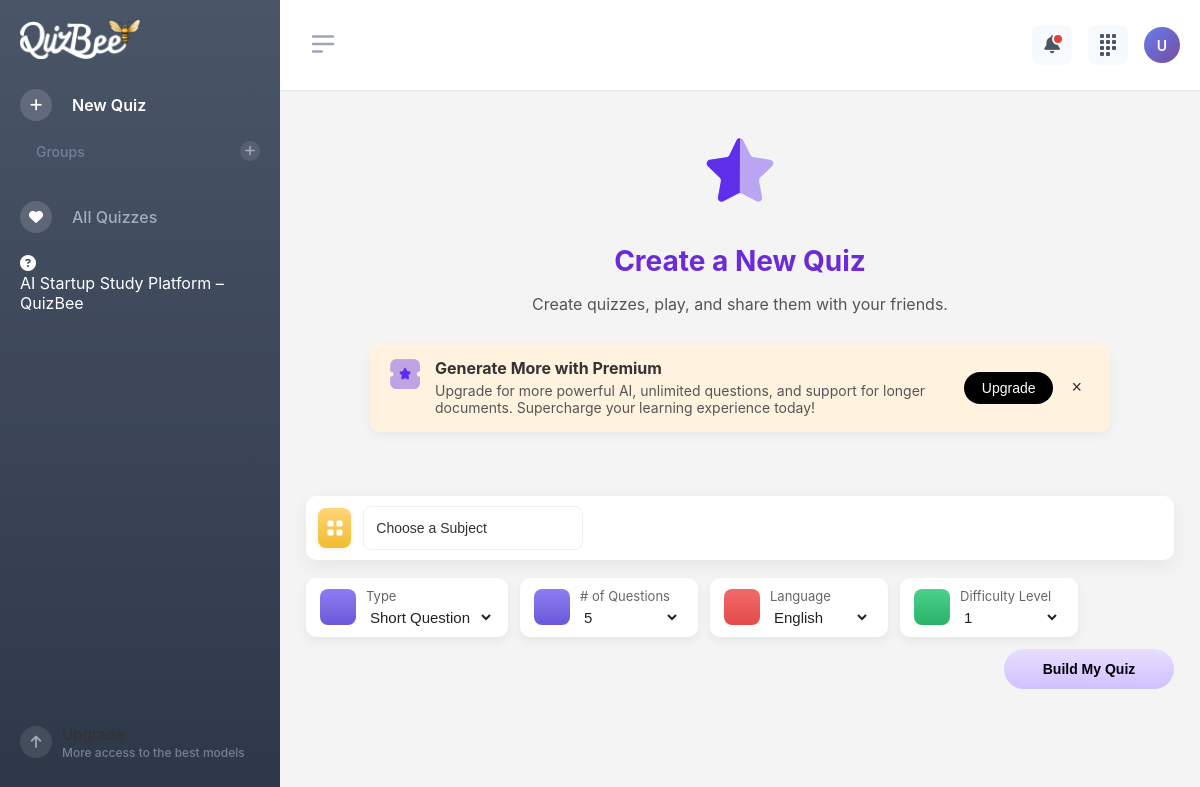
Before: /main/ (signed in) with the older database file.
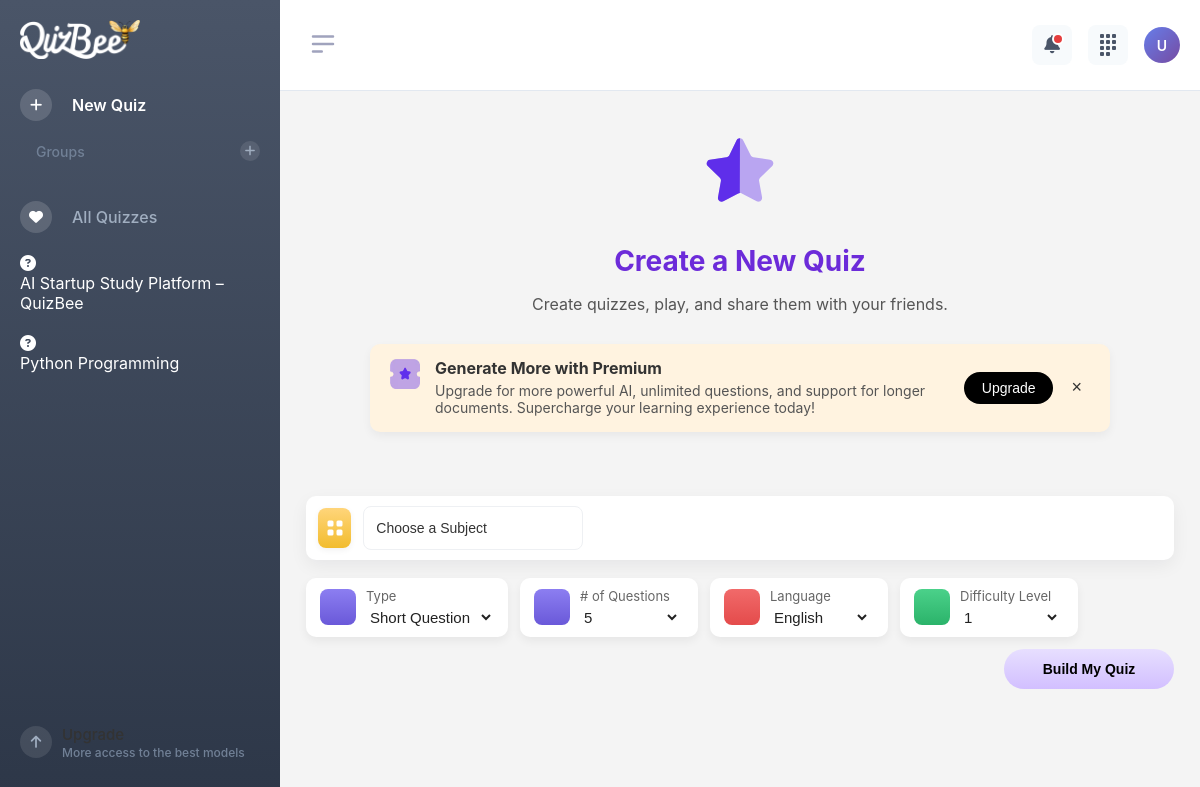
After: the same page with the newer database file.
### app/models.py (models this page shows, shortened)
class Quiz(models.Model):
    QUESTION_PREFERENCES = [
        ('SHORT', 'Short Questions'),
        ('TF', 'True/False'),
        ('MCQ', 'Multiple Choice'),
        ('FILL', 'Fill in the Blank'),
        ('MIX', 'Mix'),
    ]
    topic = models.CharField(max_length=200)
    difficulty = models.IntegerField(default=1)
    user = models.ForeignKey(User, on_delete=models.CASCADE, null=True, blank=True, related_name="quizzes")
    question_preference = models.CharField(max_length=10, choices=QUESTION_PREFERENCES, default="MIX")
    shared_with = models.ManyToManyField(User, related_name="shared_quizzes", blank=True)

### app/views.py (the view)
# urls.py: path('main/', views.main, name='main'),
def main(request):
    quizzes = Quiz.objects.filter(user=request.user)
    return render(request, 'main.html', {'quizzes': quizzes})

### templates/main.html (shortened to what this page needs)
{% extends 'base.html' %}
{% load static %}
{% block content %}
<div class="create-quiz-container">
  <img src="{% static 'images/Star.svg' %}" alt="Star" class="quiz-star">
  <h2 class="quiz-heading">Create a New Quiz</h2>
  <p class="quiz-subtext">Create quizzes, play, and share them with your friends.</p>
  <div class="upgrade-banner" id="upgradeBanner">
    <div class="upgrade-left">
      <div class="upgrade-icon">
        <img src="{% static 'images/ticket-star.webp' %}" alt="Premium Icon">
      </div>
      <div class="upgrade-text">
        <strong>Generate More with Premium</strong>
        <p>Upgrade for more powerful AI, unlimited questions, and support for longer documents. Supercharge your learning experience today!</p>
      </div>
    </div>
    <div class="upgrade-right">
      <button class="upgrade-btn">Upgrade</button>
      <button class="close-btn" onclick="closeBanner()">×</button>
    </div>
  </div>
</div>
{% include "input-bar.html" %}
{% endblock %}

### templates/base.html (shortened to what this page needs)
{% load static %}
<!DOCTYPE html>
<html lang="en">
<head>
  <link rel="stylesheet" href="https://cdnjs.cloudflare.com/ajax/libs/font-awesome/6.5.0/css/all.min.css">
  <link rel="stylesheet" href="{% static 'css/base.css' %}">
</head>
<body>
  <div class="container">
    <div class="sidebar" id="sidebar">
      <div class="logo">
        <img src="{% static 'images/slide-logo.webp' %}" alt="Main Logo" class="main-logo">
      </div>
      <ul>
        <li>
          <a href="{% url "main" %}">
            <div class="icon-circle"><i class="fa-solid fa-plus"></i></div>
            <span class="label">New Quiz</span>
          </a>
        </li>
        <li>
          <a href="#">
            <span class="label">Groups</span>
            <div class="right-circle"><i class="fa-solid fa-plus"></i></div>
          </a>
        </li>
        <li>
          <a href="{% url "all_quizes" %}">
            <div class="icon-circle"><i class="fa-solid fa-heart"></i></div>
            <span class="label">All Quizzes</span>
          </a>
        </li>
        {% for quiz in quizzes %}
          <li>
              <div class="icon-circle"><i class="fa-solid fa-circle-question"></i></div>
              <span class="label">{{ quiz.topic }}</span>
          </li>
        {% empty %}
          <li>
            <span class="label text-muted">No quizzes yet</span>
          </li>
        {% endfor %}
        <li class="upgrade">
          <div class="icon-circle"><i class="fa-solid fa-arrow-up"></i></div>
          <div class="upgrade-text">
            Upgrade<br>
            <small>More access to the best models</small>
          </div>
        </li>
      </ul>
    </div>
    <div class="navbar">
      <div class="navbar-left">
        <button class="toggle-btn" onclick="toggleSidebar()">
          <img src="{% static 'images/menu-icon.svg' %}" alt="Toggle Sidebar" id="toggleIcon" width="30" height="30">
        </button>
      </div>
      <div class="navbar-right">
        <button class="navbar-icon bell-icon">
          <i class="fa-solid fa-bell"></i>
        </button>
        <button class="navbar-icon">
          <div class="apps-grid">
            <div class="dot"></div><div class="dot"></div><div class="dot"></div>
            <div class="dot"></div><div class="dot"></div><div class="dot"></div>
            <div class="dot"></div><div class="dot"></div><div class="dot"></div>
          </div>
        </button>
        <div class="profile-avatar">U</div>
      </div>
    </div>
    <div class="main-content">
      {% block content %}{% endblock %}
    </div>
  </div>
</body>
</html>

Changed rows visible on the page:
added Quiz: topic "Python Programming"
